Frame 1 (no input): blank canvas, image omitted
Frame 60 (no input): blank canvas, image omitted
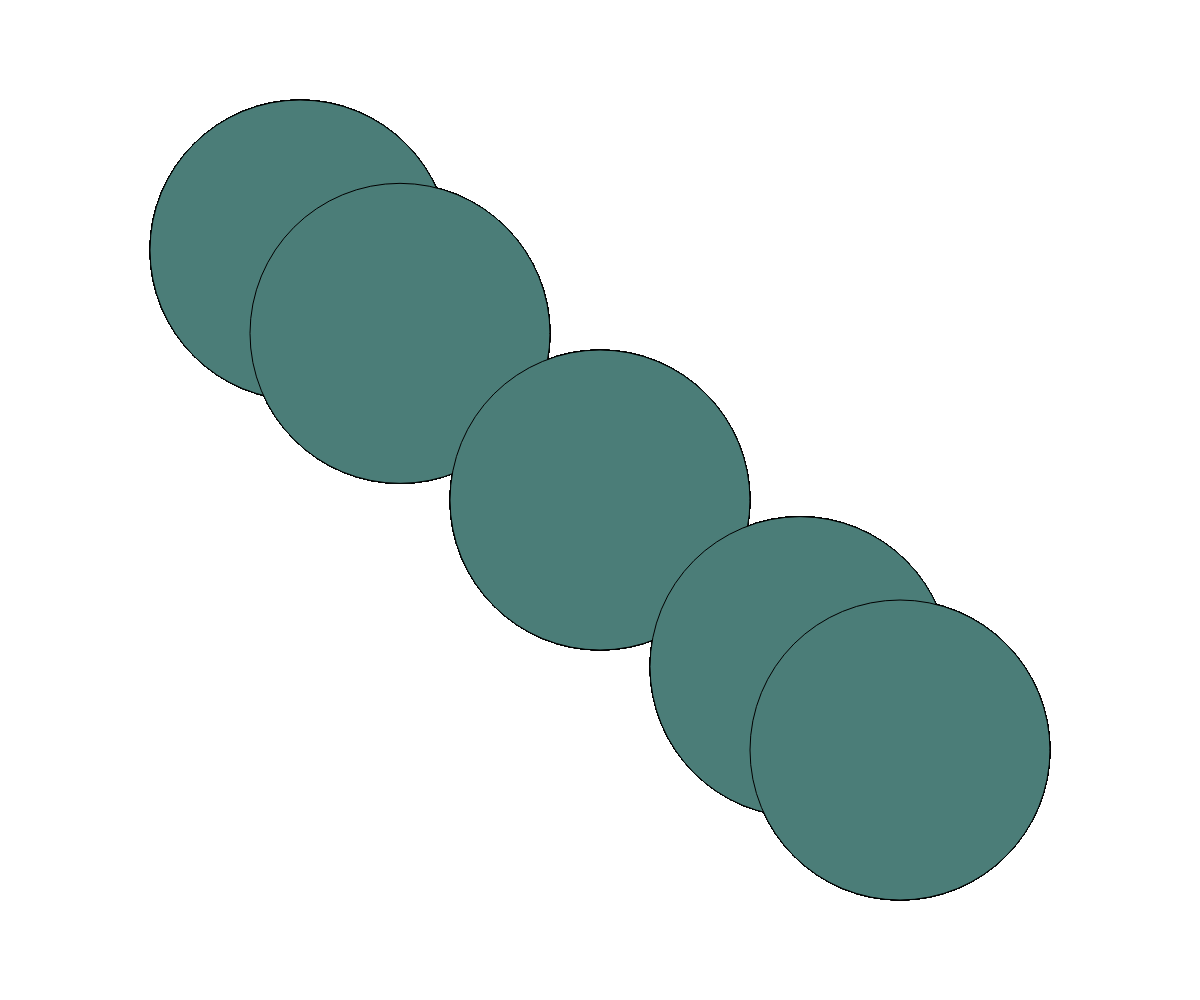
Frame 120 (the mouse pressed at the canvas centre since frame 60)

The p5.js sketch whose frames 1 and 60 were blank and that drew this single picture after the mouse press (run headless with seeded random() and noise() and a simulated clock; from frame 60 on, the mouse is pressed at the canvas centre):

// p5.js sketch
// ── sketch.js
function setup() {
  createCanvas(windowWidth,windowHeight);
}

function draw() {
  //background("#ffe8d6")
  //let t_y=mouseY/3//let宣告變數為區域變數
  var t_x= mouseX/2//var宣告變數為權域變數
  var R = mouseX/8 //0~255 mouseX:0~2000 R:隨著滑鼠x移動改變顏色
  var G = mouseY/4 //0~255 G:滑鼠y移動改變顏色
  var B = frameCount%256 // 計數器 ％求餘數 B:隨著時間改變顏色
  fill(R,G,B)//RGB(0~255),
  ellipse(windowWidth/4,windowHeight/4,t_x)
  ellipse(windowWidth/3,windowHeight/3,t_x)
  ellipse(windowWidth/2,windowHeight/2,t_x)
  ellipse(windowWidth*2/3,windowHeight*2/3,t_x)
  ellipse(windowWidth*3/4,windowHeight*3/4,t_x)
}
